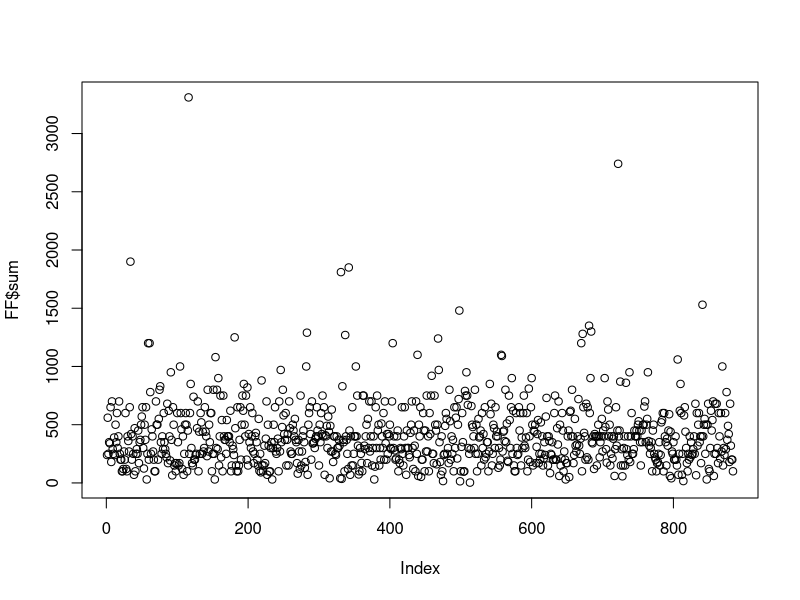
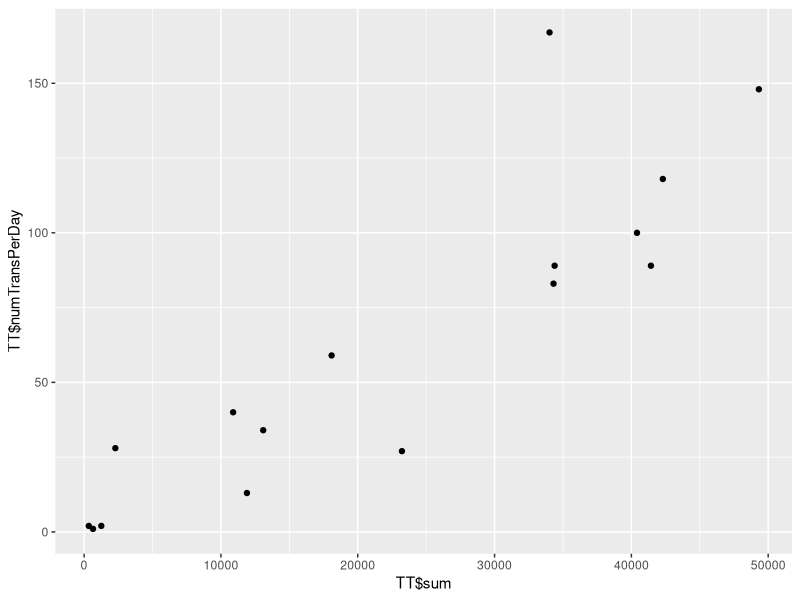
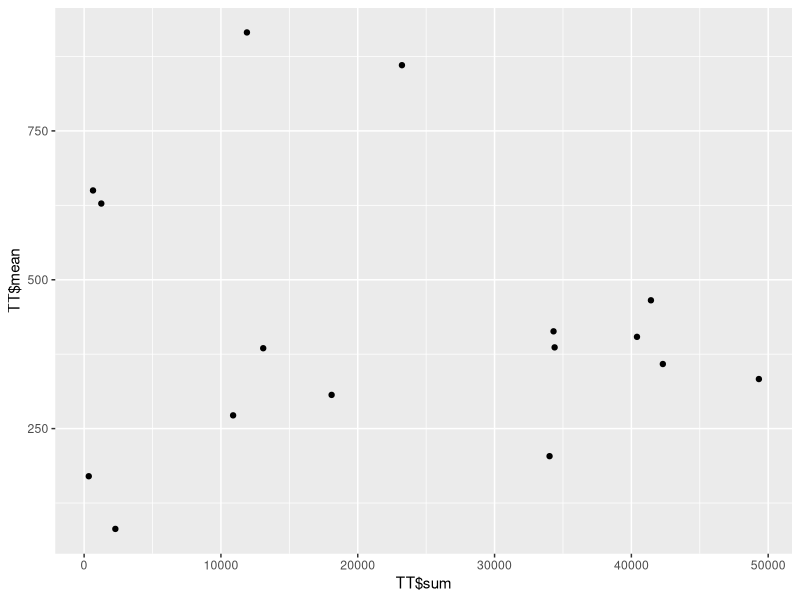
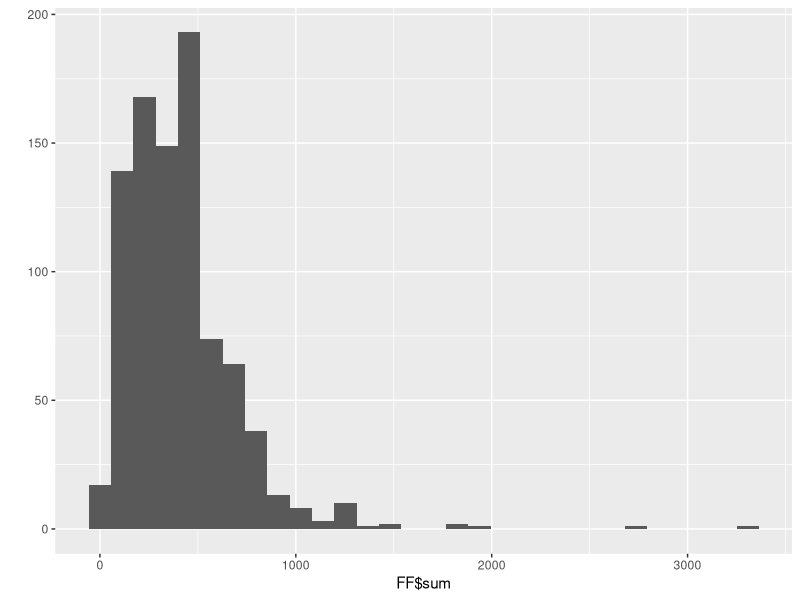
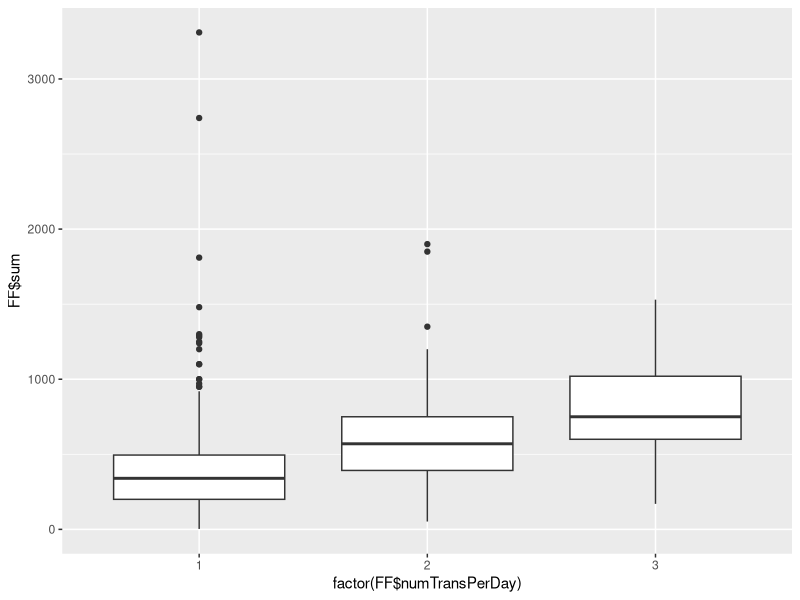

Recreate these plots in R, in order.
#==========Dependencies==========
library(plyr)
library(e1071)
library(rpart)
library(ggplot2)

#================================


#==========Reading & Manipulating==========
D = 1


toacc = read.table("merchantdemo.txt", 
                   sep="\t", 
                   header = TRUE, 
                   fill=FALSE, 
                   strip.white=TRUE)

fromacc = read.table("accountdemo.txt", 
                     sep="\t", 
                     header = TRUE, 
                     fill=FALSE, 
                     strip.white=TRUE)

trans = read.table("tradedemo.txt", 
                   sep="\t", 
                   header = TRUE, 
                   fill=FALSE, 
                   strip.white=TRUE)

weather = read.table("shanghaiqixiangdemo.txt", 
                     sep="\t", 
                     header = TRUE, 
                     fill=FALSE, 
                     strip.white=TRUE)

colnames(trans) = c("from","to","sysc","time","val")
colnames(toacc) = c("sysc","codename","to","tname","addr","opendate")
colnames(fromacc) = c("from","fname","gender","birth","grade","ftype")
colnames(weather) = c("time","place","T","rain","wind_dir","wind_speed","fog","humidity",
                      "pressure","Tmax","Tmin","wsmax","wd_at_wsmax")
trans$time = strftime(trans$time,"%Y-%m-%d %H:%M:%S")

#create features

fromsum = tapply(trans$val,trans$from,sum)
tosum = tapply(trans$val,trans$to,sum)
frommean = tapply(trans$val,trans$from,mean)
tomean = tapply(trans$val,trans$to,mean)

FF = data.frame(fromsum,frommean)
FF$numTrans = fromsum/frommean
FF$numTranspD = FF$numTrans/D

TT = data.frame(tosum,tomean)
TT$numTrans = tosum/tomean
TT$numTranspD = TT$numTrans/D


colnames(FF) = c("sum","mean","numTrans","numTransPerDay")
colnames(TT) = c("sum","mean","numTrans","numTransPerDay")
#toacc = toacc[-1,]

#================Summary================
summary(FF)
plot(FF$sum)
#===============Visualize===============
qplot(TT$sum,TT$numTransPerDay,data = TT)
qplot(TT$sum,TT$mean,data = TT)
qplot(FF$sum, data=FF, geom="histogram")
qplot(factor(FF$numTransPerDay), FF$sum, data = FF, geom = "boxplot")
